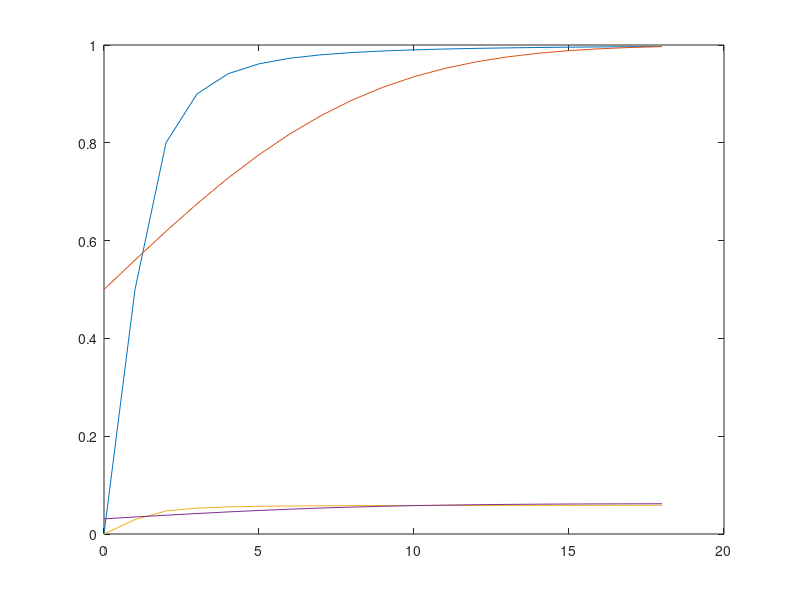

Source code (MATLAB):
x=0:18;
y1 = 1-1./(x.^2+1);
y2 = 1-qfunc(x/6.6);
plot(x,y1);hold on;
plot(x,y2)
y11 = y1/sum(y1);y22 = y2/sum(y2);
plot(x,y11);hold on;
plot(x,y22);hold on;